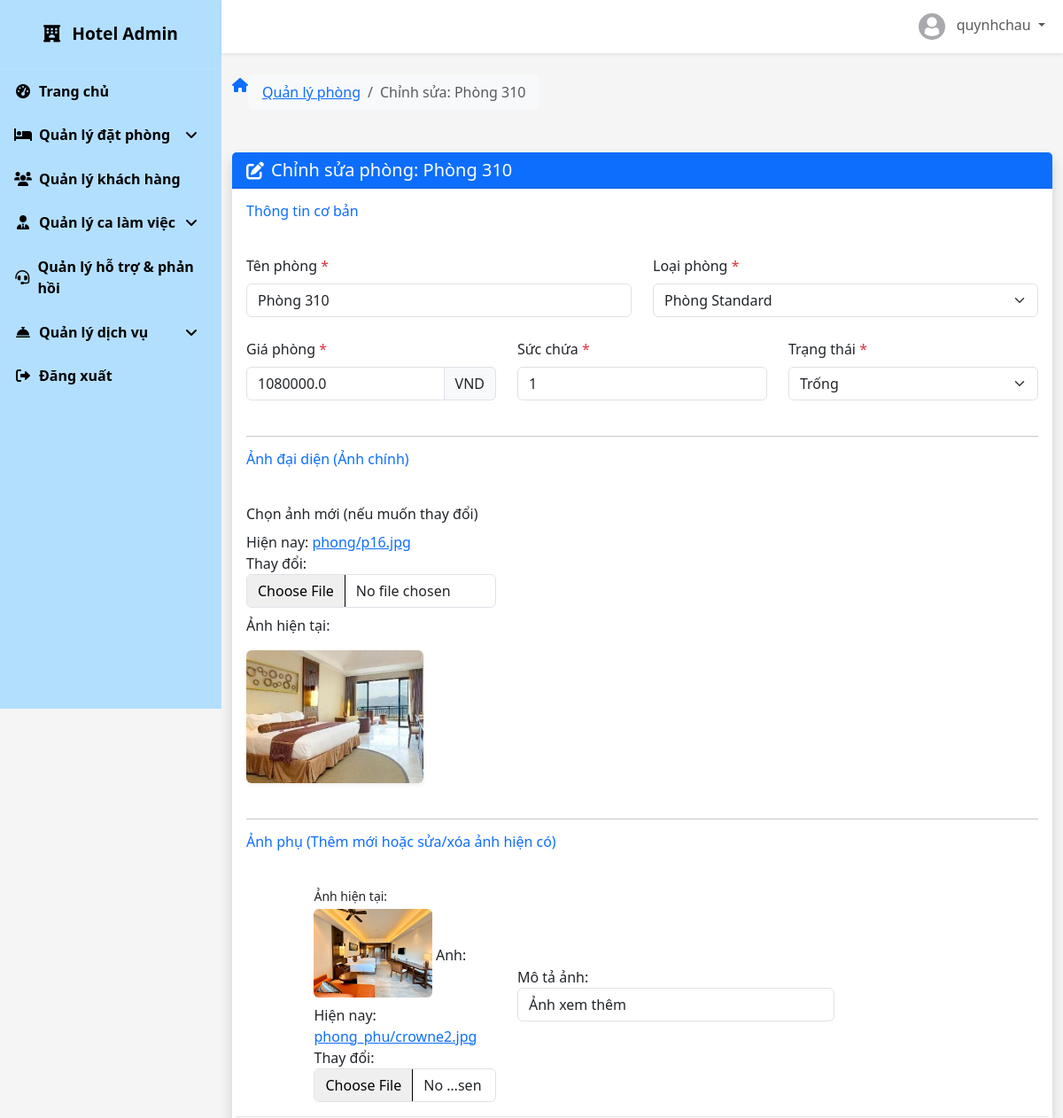
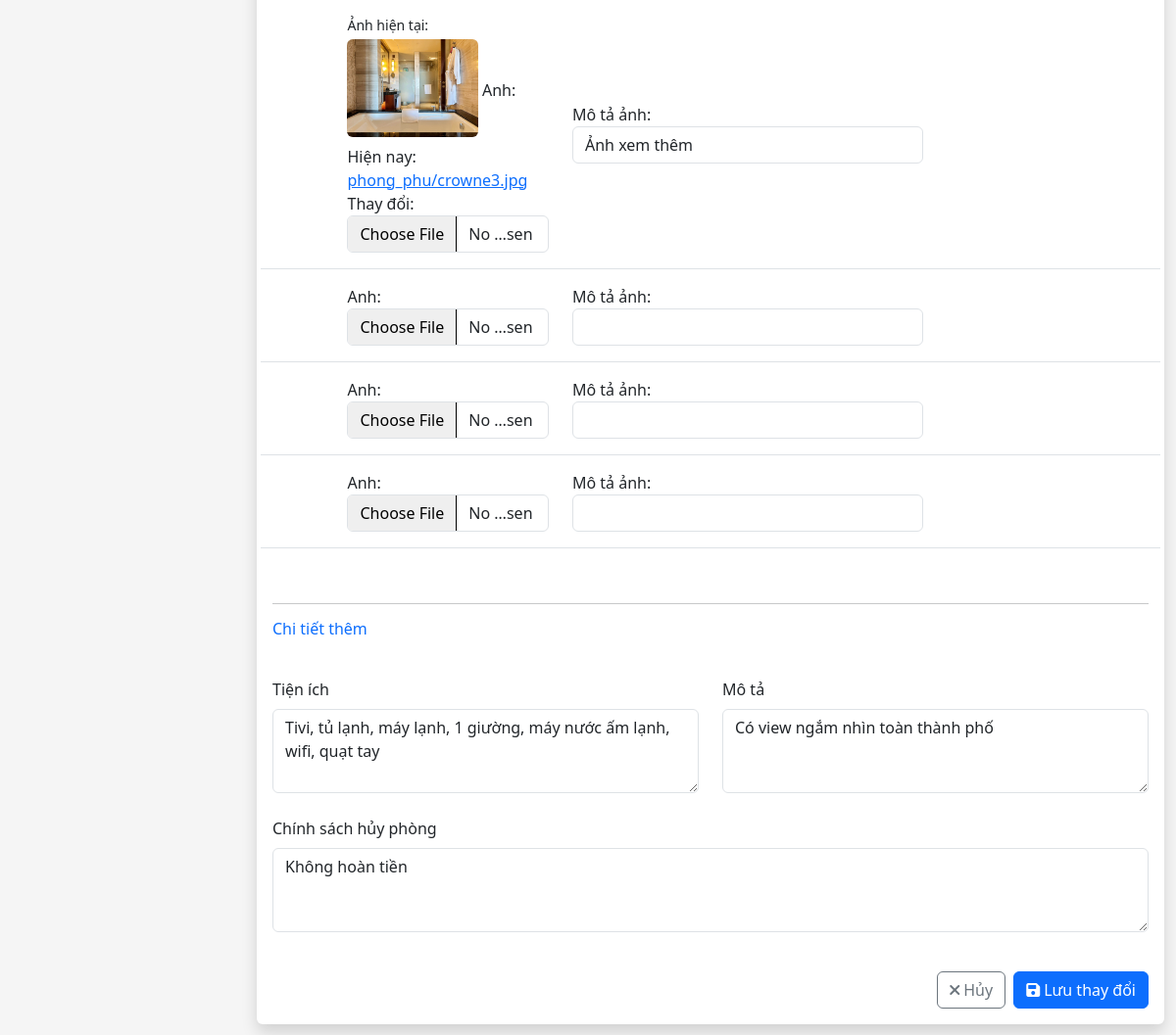
/admin-dashboard/rooms/1/edit/ (signed in), run on the app's committed database (2 pictures, top to bottom).
### accounts/models.py (models this page shows, shortened)
class TaiKhoan(AbstractBaseUser, PermissionsMixin):
    username = models.CharField(
        max_length=150,
        unique=True,
        verbose_name=_('Tên đăng nhập'),
        error_messages={
            'unique': _("Tên đăng nhập đã tồn tại."),
        },
    )
    email = models.EmailField(
        verbose_name=_('Địa chỉ email'),
        max_length=255,
        unique=True,
        blank=True,
        null=True,
        error_messages={
            'unique': _("Email đã được sử dụng."),
        },
    )
    sdt = models.CharField(
        max_length=15,
        verbose_name=_('Số điện thoại'),
        blank=True,
        null=True,
    )
    dia_chi = models.TextField(
        verbose_name=_('Địa chỉ'),
        blank=True,
        null=True,
    )
    loai_tk = models.CharField(
        max_length=20,
        choices=[
            ('khach_hang', 'Khách hàng'),
            ('nhan_vien', 'Nhân viên'),
            ('admin', 'Quản lý'),
        ],
        default='khach_hang',
        verbose_name=_('Loại tài khoản'),
    )
    is_staff = models.BooleanField(
        default=False,
        verbose_name=_('Truy cập quản trị'),
    )
    is_active = models.BooleanField(
        default=True,
        verbose_name=_('Kích hoạt'),
    )
    objects = TaiKhoanManager()
    USERNAME_FIELD = 'username'
    REQUIRED_FIELDS = ['email']
    class Meta:
        verbose_name = _('Tài khoản')
        verbose_name_plural = _('Tài khoản')

### core/models.py (models this page shows, shortened)
class Phong(models.Model):
    LOAI_PHONG_CHOICES = [
        ('standard', 'Phòng Standard'),
        ('deluxe', 'Phòng Deluxe'),
        ('suite', 'Phòng Suite'),
        ('family', 'Phòng Gia đình'),
    ]
    TRANG_THAI_CHOICES = [
        ('trong', 'Trống'),
        ('da_dat', 'Đã đặt'),
        ('dang_su_dung', 'Đang sử dụng'),
        ('bao_tri', 'Bảo trì'),
    ]
    ma_p = models.AutoField(primary_key=True)
    ten_p = models.CharField(max_length=50, unique=True)
    gia = models.FloatField(validators=[MinValueValidator(0)])
    loai_p = models.CharField(max_length=25, choices=LOAI_PHONG_CHOICES)
    chinh_sach_huy_p = models.TextField()
    mo_ta = models.TextField()
    anh_dai_dien = models.ImageField(upload_to='phong/')
    trang_thai = models.CharField(max_length=20, choices=TRANG_THAI_CHOICES, default='trong')
    suc_chua = models.PositiveIntegerField(default=2)
    tien_ich = models.TextField(blank=True)

class AnhPhong(models.Model):
    phong = models.ForeignKey(Phong, related_name='anh_phu', on_delete=models.CASCADE) # QUAN TRỌNG: related_name='anh_phu'
    anh = models.ImageField(upload_to='phong_phu/')
    mo_ta_anh = models.CharField(max_length=200, blank=True, null=True, verbose_name="Mô tả ảnh")

### core/views.py (the view)
# urls.py: path('admin-dashboard/rooms/<int:pk>/edit/', core_views.edit_room, name='edit_room'),
@login_required
@user_passes_test(is_admin_or_staff)
def edit_room(request, pk):
    logger.debug(f"User accessing edit_room: {request.user.username}, Role: {getattr(request.user, 'loai_tk', 'N/A')}, Authenticated: {request.user.is_authenticated}")
    if not is_admin(request.user):
        messages.error(request, "Bạn không có quyền truy cập chức năng này.")
        return redirect('admin_room_management')
    room = get_object_or_404(Phong, pk=pk)
    if request.method == 'POST':
        form = PhongForm(request.POST, request.FILES, instance=room)
        formset = AnhPhongFormSet(request.POST, request.FILES, instance=room, prefix='anhphu')
        if form.is_valid() and formset.is_valid():
            form.save()
            formset.save()
            messages.success(request, "Đã cập nhật thông tin phòng và ảnh.")
            return redirect('admin_room_management')
        else:
            messages.error(request, "Vui lòng kiểm tra lại thông tin phòng và ảnh.")
    else:
        form = PhongForm(instance=room)
        formset = AnhPhongFormSet(instance=room, prefix='anhphu')
    context = {
        'form': form,
        'formset': formset,
        'room': room,
    }
    return render(request, 'admin/edit_room.html', context)

### core/forms.py
class PhongForm(forms.ModelForm):
    class Meta:
        model = Phong
        fields = '__all__'
        widgets = {
            'mo_ta': forms.Textarea(attrs={'rows': 3}),
            'chinh_sach_huy_p': forms.Textarea(attrs={'rows': 3}),
            'tien_ich': forms.Textarea(attrs={'rows': 3}),
        }

### core/context_processors.py (called while the page is built)
def user_roles_processor(request):
    is_user_true_admin = False  # Phân biệt admin thật sự (superuser hoặc loai_tk='admin')
    is_regular_staff_role = False  # Nhân viên thường, không phải admin/superuser
    if request.user.is_authenticated:
        if request.user.is_superuser or getattr(request.user, 'loai_tk', None) == 'admin':
            is_user_true_admin = True
        if getattr(request.user, 'loai_tk', None) == 'nhan_vien' and not is_user_true_admin:
            is_regular_staff_role = True
    return {
        'is_user_true_admin': is_user_true_admin,
        'is_regular_staff_role': is_regular_staff_role,
    }

### core/views.py (called while the page is built)
def is_admin(user):
    try:
        return user.is_authenticated and (user.is_superuser or getattr(user, 'loai_tk', '').strip().lower() == 'admin')
    except AttributeError as e:
        logger.error(f"Error in is_admin: {str(e)}")
        return False

def is_admin_or_staff(user):
    return is_admin(user) or is_staff(user)

### templates/admin/edit_room.html (shortened to what this page needs)
{% extends 'admin/base.html' %}
{% block breadcrumb %}
<nav aria-label="breadcrumb">
  <ol class="breadcrumb bg-light rounded px-3 py-2 mb-4">
    <li class="breadcrumb-item"><a href="{% url 'admin_room_management' %}">Quản lý phòng</a></li>
    <li class="breadcrumb-item active" aria-current="page">Chỉnh sửa: {{ room.ten_p }}</li>
  </ol>
</nav>
{% endblock %}
{% block admin_content %}
<div class="card shadow border-0">
  <div class="card-header bg-primary text-white d-flex align-items-center">
    <i class="fas fa-edit me-2 fa-lg"></i>
    <h5 class="mb-0">Chỉnh sửa phòng: {{ room.ten_p }}</h5>
  </div>
  <div class="card-body">
    <form id="editRoomForm" method="post" enctype="multipart/form-data" class="row g-4 needs-validation" novalidate>
      <div class="col-12">
        <h6 class="text-primary mb-3">Thông tin cơ bản</h6>
      </div>
      <div class="col-md-6">
        <label for="{{ form.ten_p.id_for_label }}" class="form-label">Tên phòng <span class="text-danger">*</span></label>
        {{ form.ten_p }}
      </div>
      <div class="col-md-6">
        <label for="{{ form.loai_p.id_for_label }}" class="form-label">Loại phòng <span class="text-danger">*</span></label>
        {{ form.loai_p }}
      </div>
      <div class="col-md-4">
        <label for="{{ form.gia.id_for_label }}" class="form-label">Giá phòng <span class="text-danger">*</span></label>
        <div class="input-group">
          {{ form.gia }}
          <span class="input-group-text">VND</span>
        </div>
      </div>
      <div class="col-md-4">
        <label for="{{ form.suc_chua.id_for_label }}" class="form-label">Sức chứa <span class="text-danger">*</span></label>
        {{ form.suc_chua }}
      </div>
      <div class="col-md-4">
        <label for="{{ form.trang_thai.id_for_label }}" class="form-label">Trạng thái <span class="text-danger">*</span></label>
        {{ form.trang_thai }}
      </div>
      <div class="col-12">
        <hr>
        <h6 class="text-primary mb-3">Ảnh đại diện (Ảnh chính)</h6>
      </div>
      <div class="col-md-4">
        <label for="{{ form.anh_dai_dien.id_for_label }}" class="form-label">Chọn ảnh mới (nếu muốn thay đổi)</label>
        {{ form.anh_dai_dien }}
         {% if room.anh_dai_dien %}
            <p class="mt-2">Ảnh hiện tại:</p>
            <img src="{{ room.anh_dai_dien.url }}" alt="Ảnh đại diện hiện tại" class="img-fluid rounded shadow-sm" style="max-height: 150px;">
        {% endif %}
      </div>
      <div class="col-md-8 d-flex justify-content-center align-items-center">
      </div>
      <div class="col-12">
        <hr>
        <h6 class="text-primary mb-3">Ảnh phụ (Thêm mới hoặc sửa/xóa ảnh hiện có)</h6>
      </div>
      <div class="col-12">
        {% for anh_form in formset %}
          <div class="row mb-3 align-items-center border-bottom pb-3">
            <div class="col-md-3">
                {% if anh_form.instance.pk and anh_form.instance.anh %}
                    <p class="mb-1 small">Ảnh hiện tại:</p>
                    <img src="{{ anh_form.instance.anh.url }}" alt="Ảnh phụ {{ forloop.counter }}" class="img-fluid rounded mb-2" style="max-height: 100px;">
                {% endif %}
              {{ anh_form.anh.label_tag }}
              {{ anh_form.anh }}
            </div>
            <div class="col-md-5">
              {{ anh_form.mo_ta_anh.label_tag }}
              {{ anh_form.mo_ta_anh }}
            </div>
          </div>
        {% endfor %}
      </div>
      <div class="col-12">
        <hr>
        <h6 class="text-primary mb-3">Chi tiết thêm</h6>
      </div>
      <div class="col-md-6">
        <label for="{{ form.tien_ich.id_for_label }}" class="form-label">Tiện ích</label>
        {{ form.tien_ich }}
      </div>
      <div class="col-md-6">
        <label for="{{ form.mo_ta.id_for_label }}" class="form-label">Mô tả</label>
        {{ form.mo_ta }}
      </div>
      <div class="col-12">
        <label for="{{ form.chinh_sach_huy_p.id_for_label }}" class="form-label">Chính sách hủy phòng</label>
        {{ form.chinh_sach_huy_p }}
      </div>
      <div class="col-12 d-flex justify-content-end pt-3">
        <a href="{% url 'admin_room_management' %}" class="btn btn-outline-secondary me-2">
          <i class="fas fa-times me-1"></i>Hủy
        </a>
        <button type="submit" class="btn btn-primary">
          <i class="fas fa-save me-1"></i>Lưu thay đổi
        </button>
      </div>
    </form>
  </div>
</div>
{% endblock %}

### templates/admin/base.html (shortened to what this page needs)
{% extends 'base.html' %}
{% load static %}
{% block extra_css %}
<link rel="stylesheet" href="https://cdnjs.cloudflare.com/ajax/libs/font-awesome/6.0.0/css/all.min.css">
{% endblock %}
{% block content %}
<div class="sidebar" style="background-color: #B3DFFF; color: black;">
    <div class="sidebar-brand">
        <i class="fas fa-hotel me-2"></i>
        <span>Hotel Admin</span>
    </div>
    <ul class="sidebar-nav">
        <li class="sidebar-nav-item">
            <a href="{% url 'admin_dashboard' %}" class="sidebar-nav-link {% if request.resolver_match.url_name == 'admin_dashboard' %}active{% endif %}" style="color: black; font-weight: bold;">
                <i class="fas fa-tachometer-alt"></i>
                <span>Trang chủ</span>
            </a>
        </li>
        <li class="sidebar-nav-item">
            <a href="#roomManagement" class="sidebar-nav-link " data-bs-toggle="collapse" style="color: black; font-weight: bold;">
                <i class="fas fa-bed"></i>
                <span>Quản lý đặt phòng</span>
                <i class="fas fa-angle-down ms-auto"></i>
            </a>
        </li>
        <li class="sidebar-nav-item">
            <a href="{% url 'admin_customer_management' %}" class="sidebar-nav-link {% if request.resolver_match.url_name == 'admin_customer_management' %}active{% endif %}" style="color: black; font-weight: bold;">
                <i class="fas fa-users"></i>
                <span>Quản lý khách hàng</span>
            </a>
        </li>
        <li class="sidebar-nav-item">
            <a href="#staffManagement" class="sidebar-nav-link " data-bs-toggle="collapse" style="color: black; font-weight: bold;">
                <i class="fas fa-user-tie"></i>
                <span>Quản lý ca làm việc</span>
                <i class="fas fa-angle-down ms-auto"></i>
            </a>
        </li>
        <li class="sidebar-nav-item">
            <a href="{% url 'admin_request_management' %}" class="sidebar-nav-link {% if request.resolver_match.url_name == 'admin_request_management' %}active{% endif %}" style="color: black; font-weight: bold;">
                <i class="fas fa-headset"></i>
                <span>Quản lý hỗ trợ & phản hồi</span>
            </a>
        </li>
        <li class="sidebar-nav-item">
            <a href="#serviceManagement" class="sidebar-nav-link " data-bs-toggle="collapse" style="color: black; font-weight: bold;">
                <i class="fas fa-concierge-bell"></i>
                <span>Quản lý dịch vụ</span>
                <i class="fas fa-angle-down ms-auto"></i>
            </a>
        </li>
        <li class="sidebar-nav-item">
            <a href="{% url 'logout' %}" class="sidebar-nav-link" style="color: black; font-weight: bold;">
                <i class="fas fa-sign-out-alt"></i>
                <span>Đăng xuất</span>
            </a>
        </li>
    </ul>
</div>
<div class="main-content">
    <nav class="navbar navbar-expand navbar-light bg-white">
        <div class="container-fluid">
            <ul class="navbar-nav ms-auto">
                <li class="nav-item dropdown">
                    <a class="nav-link dropdown-toggle" href="#" id="navbarDropdown" role="button" data-bs-toggle="dropdown" aria-expanded="false">
                        <img src="{% if user.avatar %}{{ user.avatar.url}}{% else %}{% static 'images/default-avartar.jpg' %}{% endif %}" class="avatar me-2" alt="Avatar">
                        <span class="d-none d-md-inline">{{ request.user.get_full_name|default:request.user.username }}</span>
                    </a>
                </li>
            </ul>
        </div>
    </nav>
    <div class="container-fluid py-4">
        <nav aria-label="breadcrumb" class="mb-4">
            <ol class="breadcrumb">
                <li class="breadcrumb-item"><a href="{% url 'admin_dashboard' %}"><i class="fas fa-home"></i></a></li>
                {% block breadcrumb %}
                {% endblock %}
            </ol>
        </nav>
        {% block admin_content %}
        {% endblock %}
    </div>
</div>
{% endblock %}

### templates/admin/base.html (style rules this page uses)
:root { --sidebar-width: 250px; --navbar-height: 60px; --primary-color: #3498db; --secondary-color: #2c3e50; --light-color: #ecf0f1; --dark-color: #34495e; --success-color: #2ecc71; --danger-color: #e74c3c; --warning-color: #f39c12; }
body { font-family: 'Segoe UI', Tahoma, Geneva, Verdana, sans-serif; background-color: #f5f5f5; }
.sidebar { width: var(--sidebar-width); height: 100vh; position: fixed; top: 0; left: 0; background-color: var(--secondary-color); color: white; transition: all 0.3s; z-index: 1000; }
.sidebar-brand { padding: 1.5rem 1rem; font-size: 1.2rem; font-weight: bold; text-align: center; border-bottom: 1px solid rgba(255, 255, 255, 0.1); }
.sidebar-nav { padding: 0; list-style: none; }
.sidebar-nav-item { position: relative; }
.sidebar-nav-link { display: flex; align-items: center; padding: 0.8rem 1rem; color: rgba(255, 255, 255, 0.7); text-decoration: none; transition: all 0.3s; }
.sidebar-nav-link i { margin-right: 0.5rem; width: 20px; text-align: center; }
.main-content { margin-left: var(--sidebar-width); padding-top: var(--navbar-height); min-height: 100vh; transition: all 0.3s; }
.navbar { height: var(--navbar-height); position: fixed; top: 0; right: 0; left: var(--sidebar-width); z-index: 1030; background-color: white; box-shadow: 0 0.125rem 0.25rem rgba(0, 0, 0, 0.075); }
.breadcrumb { background-color: transparent; padding: 0; }
.card { border: none; box-shadow: 0 0.125rem 0.25rem rgba(0, 0, 0, 0.075); margin-bottom: 1.5rem; }
.card-header { background-color: white; border-bottom: 1px solid rgba(0, 0, 0, 0.125); font-weight: bold; }
.avatar { width: 30px; height: 30px; border-radius: 50%; object-fit: cover; }

### data on the page
TaiKhoan: user.get_full_name "quynhchau"
Phong: ten_p "Phòng 310", loai_p "Phòng Standard", gia "1080000.0", suc_chua "1", trang_thai "Trống", anh_dai_dien (picture), tien_ich "Tivi, tủ lạnh, máy lạnh, 1 giường, máy nước ấm lạnh, wifi, quạt tay", mo_ta "Có view ngắm nhìn toàn thành phố", chinh_sach_huy_p "Không hoàn tiền"
AnhPhong: instance.anh (picture)
AnhPhong: instance.anh (picture)

### other printed values
{{ anh_form.anh.label_tag }} "Anh:" "Anh:" "Anh:" "Anh:" "Anh:"
{{ anh_form.mo_ta_anh.label_tag }} "Mô tả ảnh:" "Mô tả ảnh:" "Mô tả ảnh:" "Mô tả ảnh:" "Mô tả ảnh:"
